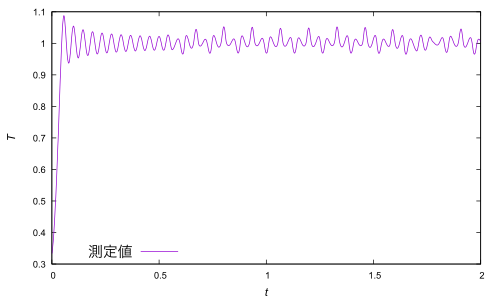

The script that drew this image:
set term pdf
set out "tT.pdf"
set xlabel "{/Arial-Italic t}"
set ylabel "{/Arial-Italic T}"
#ticsはメモリ文字
set tics font "Arial,10"
#keyは凡例
set key font"Arial,16"
set key left bottom
plot "tT.dat" u 1:2 with lines title "測定値"
